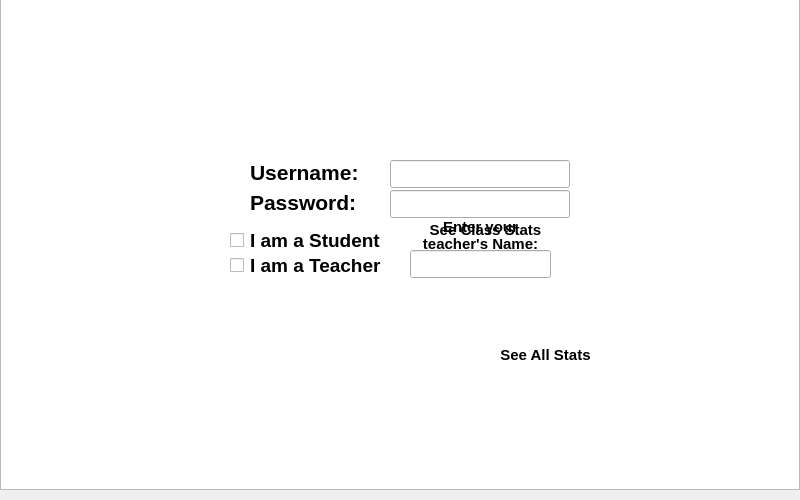
<?xml version="1.0" encoding="UTF-8"?>
<ui version="4.0">
 <class>WelcomeScreen</class>
 <widget class="QMainWindow" name="WelcomeScreen">
  <property name="geometry">
   <rect>
    <x>0</x>
    <y>0</y>
    <width>800</width>
    <height>500</height>
   </rect>
  </property>
  <property name="sizePolicy">
   <sizepolicy hsizetype="Maximum" vsizetype="Maximum">
    <horstretch>0</horstretch>
    <verstretch>0</verstretch>
   </sizepolicy>
  </property>
  <property name="minimumSize">
   <size>
    <width>800</width>
    <height>500</height>
   </size>
  </property>
  <property name="maximumSize">
   <size>
    <width>800</width>
    <height>500</height>
   </size>
  </property>
  <property name="windowTitle">
   <string>Welcome to Angry Words!</string>
  </property>
  <property name="windowIcon">
   <iconset resource="sounds.qrc">
    <normaloff>:/graphics/graphics/Red_square_bird.png</normaloff>:/graphics/graphics/Red_square_bird.png</iconset>
  </property>
  <property name="documentMode">
   <bool>false</bool>
  </property>
  <widget class="QWidget" name="centralwidget">
   <widget class="QGraphicsView" name="welcomeGraphic">
    <property name="geometry">
     <rect>
      <x>0</x>
      <y>-10</y>
      <width>800</width>
      <height>500</height>
     </rect>
    </property>
    <property name="verticalScrollBarPolicy">
     <enum>Qt::ScrollBarAlwaysOff</enum>
    </property>
    <property name="horizontalScrollBarPolicy">
     <enum>Qt::ScrollBarAlwaysOff</enum>
    </property>
   </widget>
   <widget class="QLabel" name="pass_Label">
    <property name="geometry">
     <rect>
      <x>250</x>
      <y>190</y>
      <width>120</width>
      <height>25</height>
     </rect>
    </property>
    <property name="font">
     <font>
      <pointsize>16</pointsize>
      <weight>75</weight>
      <bold>true</bold>
     </font>
    </property>
    <property name="text">
     <string>Password:</string>
    </property>
   </widget>
   <widget class="QLabel" name="username_label">
    <property name="geometry">
     <rect>
      <x>250</x>
      <y>160</y>
      <width>120</width>
      <height>25</height>
     </rect>
    </property>
    <property name="font">
     <font>
      <pointsize>16</pointsize>
      <weight>75</weight>
      <bold>true</bold>
     </font>
    </property>
    <property name="text">
     <string>Username:</string>
    </property>
   </widget>
   <widget class="QPushButton" name="guestButton">
    <property name="geometry">
     <rect>
      <x>300</x>
      <y>360</y>
      <width>201</width>
      <height>51</height>
     </rect>
    </property>
    <property name="font">
     <font>
      <pointsize>20</pointsize>
     </font>
    </property>
    <property name="text">
     <string/>
    </property>
    <property name="flat">
     <bool>true</bool>
    </property>
   </widget>
   <widget class="QPushButton" name="playButton">
    <property name="geometry">
     <rect>
      <x>310</x>
      <y>290</y>
      <width>181</width>
      <height>71</height>
     </rect>
    </property>
    <property name="sizePolicy">
     <sizepolicy hsizetype="Minimum" vsizetype="Expanding">
      <horstretch>0</horstretch>
      <verstretch>0</verstretch>
     </sizepolicy>
    </property>
    <property name="font">
     <font>
      <pointsize>20</pointsize>
     </font>
    </property>
    <property name="cursor">
     <cursorShape>PointingHandCursor</cursorShape>
    </property>
    <property name="text">
     <string/>
    </property>
    <property name="flat">
     <bool>true</bool>
    </property>
   </widget>
   <widget class="QPushButton" name="musicButton">
    <property name="geometry">
     <rect>
      <x>210</x>
      <y>340</y>
      <width>91</width>
      <height>41</height>
     </rect>
    </property>
    <property name="text">
     <string/>
    </property>
    <property name="flat">
     <bool>true</bool>
    </property>
   </widget>
   <widget class="QPushButton" name="soundButton">
    <property name="geometry">
     <rect>
      <x>210</x>
      <y>380</y>
      <width>91</width>
      <height>41</height>
     </rect>
    </property>
    <property name="text">
     <string/>
    </property>
    <property name="flat">
     <bool>true</bool>
    </property>
   </widget>
   <widget class="QPushButton" name="statsButton">
    <property name="geometry">
     <rect>
      <x>490</x>
      <y>360</y>
      <width>111</width>
      <height>51</height>
     </rect>
    </property>
    <property name="text">
     <string/>
    </property>
    <property name="flat">
     <bool>true</bool>
    </property>
   </widget>
   <widget class="QLabel" name="teacher_label">
    <property name="geometry">
     <rect>
      <x>410</x>
      <y>220</y>
      <width>141</width>
      <height>31</height>
     </rect>
    </property>
    <property name="font">
     <font>
      <pointsize>11</pointsize>
      <weight>75</weight>
      <bold>true</bold>
     </font>
    </property>
    <property name="text">
     <string>Enter your teacher's Name:</string>
    </property>
    <property name="alignment">
     <set>Qt::AlignCenter</set>
    </property>
    <property name="wordWrap">
     <bool>true</bool>
    </property>
   </widget>
   <widget class="QLineEdit" name="teacherTextbox">
    <property name="geometry">
     <rect>
      <x>410</x>
      <y>250</y>
      <width>141</width>
      <height>28</height>
     </rect>
    </property>
    <property name="font">
     <font>
      <pointsize>14</pointsize>
     </font>
    </property>
   </widget>
   <widget class="QLineEdit" name="usernameTextbox">
    <property name="geometry">
     <rect>
      <x>390</x>
      <y>160</y>
      <width>180</width>
      <height>28</height>
     </rect>
    </property>
    <property name="font">
     <font>
      <pointsize>14</pointsize>
     </font>
    </property>
   </widget>
   <widget class="QLineEdit" name="passwordTextbox">
    <property name="geometry">
     <rect>
      <x>390</x>
      <y>190</y>
      <width>180</width>
      <height>28</height>
     </rect>
    </property>
    <property name="font">
     <font>
      <pointsize>14</pointsize>
     </font>
    </property>
   </widget>
   <widget class="QLabel" name="invalid_label">
    <property name="geometry">
     <rect>
      <x>390</x>
      <y>130</y>
      <width>181</width>
      <height>21</height>
     </rect>
    </property>
    <property name="text">
     <string/>
    </property>
    <property name="alignment">
     <set>Qt::AlignCenter</set>
    </property>
   </widget>
   <widget class="QCheckBox" name="teacherBox">
    <property name="geometry">
     <rect>
      <x>230</x>
      <y>250</y>
      <width>181</width>
      <height>31</height>
     </rect>
    </property>
    <property name="font">
     <font>
      <pointsize>14</pointsize>
      <weight>75</weight>
      <bold>true</bold>
     </font>
    </property>
    <property name="autoFillBackground">
     <bool>false</bool>
    </property>
    <property name="text">
     <string/>
    </property>
    <property name="iconSize">
     <size>
      <width>32</width>
      <height>32</height>
     </size>
    </property>
   </widget>
   <widget class="QCheckBox" name="studentBox">
    <property name="geometry">
     <rect>
      <x>230</x>
      <y>230</y>
      <width>181</width>
      <height>21</height>
     </rect>
    </property>
    <property name="font">
     <font>
      <pointsize>14</pointsize>
      <weight>75</weight>
      <bold>true</bold>
     </font>
    </property>
    <property name="autoFillBackground">
     <bool>false</bool>
    </property>
    <property name="text">
     <string/>
    </property>
    <property name="iconSize">
     <size>
      <width>32</width>
      <height>32</height>
     </size>
    </property>
   </widget>
   <widget class="QPushButton" name="teacherStatsButton">
    <property name="geometry">
     <rect>
      <x>430</x>
      <y>260</y>
      <width>111</width>
      <height>51</height>
     </rect>
    </property>
    <property name="text">
     <string/>
    </property>
    <property name="flat">
     <bool>true</bool>
    </property>
   </widget>
   <widget class="QLabel" name="teacher_label_2">
    <property name="geometry">
     <rect>
      <x>420</x>
      <y>220</y>
      <width>131</width>
      <height>21</height>
     </rect>
    </property>
    <property name="font">
     <font>
      <pointsize>11</pointsize>
      <weight>75</weight>
      <bold>true</bold>
     </font>
    </property>
    <property name="text">
     <string>&lt;html&gt;&lt;head/&gt;&lt;body&gt;&lt;p&gt;See Class Stats&lt;/p&gt;&lt;/body&gt;&lt;/html&gt;</string>
    </property>
    <property name="alignment">
     <set>Qt::AlignCenter</set>
    </property>
    <property name="wordWrap">
     <bool>true</bool>
    </property>
   </widget>
   <widget class="QLabel" name="label">
    <property name="geometry">
     <rect>
      <x>250</x>
      <y>230</y>
      <width>151</width>
      <height>21</height>
     </rect>
    </property>
    <property name="font">
     <font>
      <pointsize>14</pointsize>
      <weight>75</weight>
      <bold>true</bold>
     </font>
    </property>
    <property name="text">
     <string>I am a Student</string>
    </property>
   </widget>
   <widget class="QLabel" name="label_2">
    <property name="geometry">
     <rect>
      <x>250</x>
      <y>250</y>
      <width>151</width>
      <height>31</height>
     </rect>
    </property>
    <property name="font">
     <font>
      <pointsize>14</pointsize>
      <weight>75</weight>
      <bold>true</bold>
     </font>
    </property>
    <property name="text">
     <string>I am a Teacher</string>
    </property>
   </widget>
   <widget class="QLabel" name="teacher_label_3">
    <property name="geometry">
     <rect>
      <x>490</x>
      <y>340</y>
      <width>111</width>
      <height>31</height>
     </rect>
    </property>
    <property name="font">
     <font>
      <pointsize>11</pointsize>
      <weight>75</weight>
      <bold>true</bold>
     </font>
    </property>
    <property name="text">
     <string>&lt;html&gt;&lt;head/&gt;&lt;body&gt;&lt;p&gt;See All Stats&lt;/p&gt;&lt;/body&gt;&lt;/html&gt;</string>
    </property>
    <property name="alignment">
     <set>Qt::AlignCenter</set>
    </property>
    <property name="wordWrap">
     <bool>true</bool>
    </property>
   </widget>
  </widget>
  <widget class="QMenuBar" name="menubar">
   <property name="geometry">
    <rect>
     <x>0</x>
     <y>0</y>
     <width>800</width>
     <height>18</height>
    </rect>
   </property>
  </widget>
 </widget>
 <resources>
  <include location="sounds.qrc"/>
 </resources>
 <connections/>
</ui>
